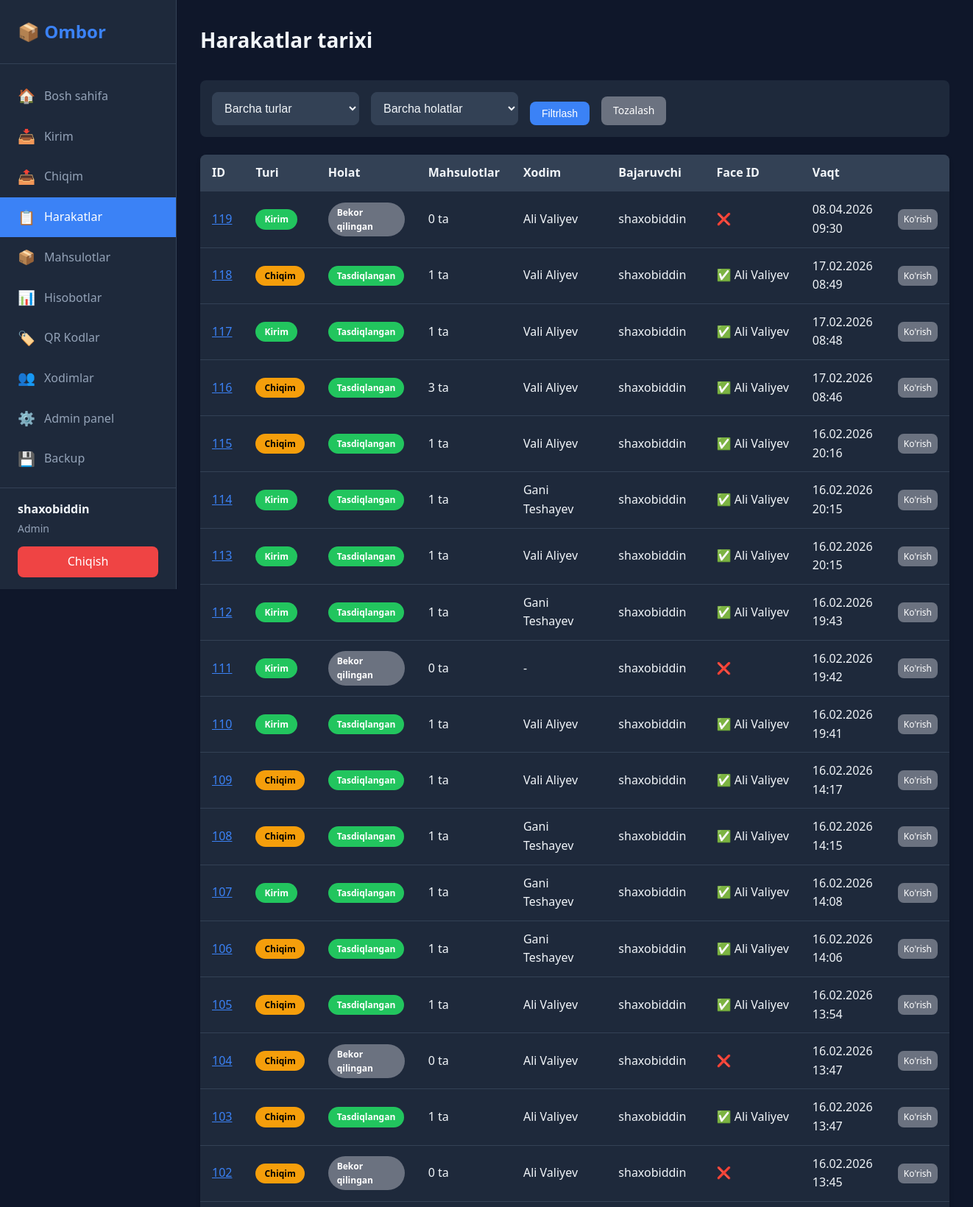
The page /movements/ (signed in, upper part) on the database its author committed.
### accounts/models.py (models this page shows, shortened)
class User(AbstractUser):
    ROLE_CHOICES = [
        ('admin', 'Admin'),
        ('operator', 'Operator'),
        ('viewer', 'Viewer'),
    ]
    role = models.CharField(
        max_length=20,
        choices=ROLE_CHOICES,
        default='viewer',
        verbose_name="Rol"
    )
    class Meta:
        verbose_name = "Foydalanuvchi"
        verbose_name_plural = "Foydalanuvchilar"
    @property
    def is_admin_role(self):
        return self.role == 'admin'
    @property
    def is_operator_role(self):
        return self.role in ['admin', 'operator']

### inventory/models.py (models this page shows, shortened)
class Movement(models.Model):
    MOVEMENT_TYPES = [
        ('IN', 'Kirim'),
        ('OUT', 'Chiqim'),
    ]
    STATUS_CHOICES = [
        ('PENDING', 'Kutilmoqda'),
        ('VERIFIED', 'Tasdiqlangan'),
        ('CANCELLED', 'Bekor qilingan'),
    ]
    movement_type = models.CharField(
        max_length=10,
        choices=MOVEMENT_TYPES,
        db_index=True,
        verbose_name="Turi"
    )
    status = models.CharField(
        max_length=10,
        choices=STATUS_CHOICES,
        default='PENDING',
        db_index=True,
        verbose_name="Holat"
    )
    performed_by = models.ForeignKey(
        settings.AUTH_USER_MODEL,
        on_delete=models.PROTECT,
        related_name='movements',
        verbose_name="Bajaruvchi"
    )
    face_employee = models.ForeignKey(
        Employee,
        on_delete=models.PROTECT,
        null=True,
        blank=True,
        related_name='movements',
        verbose_name="Face ID xodim (aktor)"
    )
    target_employee = models.ForeignKey(
        Employee,
        on_delete=models.PROTECT,
        null=True,
        blank=True,
        related_name='delegated_movements',
        verbose_name="Maqsadli xodim"
    )
    face_verified = models.BooleanField(default=False, verbose_name="Face tasdiqlandi")
    face_confidence = models.FloatField(null=True, blank=True, verbose_name="Face ishonch darajasi")
    face_verified_at = models.DateTimeField(null=True, blank=True, verbose_name="Face tasdiqlash vaqti")
    created_at = models.DateTimeField(auto_now_add=True, db_index=True)
    updated_at = models.DateTimeField(auto_now=True)
    note = models.TextField(blank=True, verbose_name="Izoh")
    is_emergency = models.BooleanField(default=False, verbose_name="Ekstrenniy rejim")
    reversed_movement = models.ForeignKey(
        'self',
        null=True,
        blank=True,
        on_delete=models.SET_NULL,
        related_name='reversals',
        verbose_name="Bekor qilingan movement"
    )
    class Meta:
        verbose_name = "Harakat"
        verbose_name_plural = "Harakatlar"
        ordering = ['-created_at']
        indexes = [
            models.Index(fields=['performed_by']),
            models.Index(fields=['face_employee']),
            models.Index(fields=['movement_type']),
            models.Index(fields=['status']),
        ]
    @property
    def total_items(self):
        return self.items.count()

class Employee(models.Model):
    name = models.CharField(max_length=100, verbose_name="Ism")
    employee_id = models.CharField(max_length=50, unique=True, verbose_name="Xodim ID")
    photo = models.ImageField(upload_to='employees/', blank=True, null=True, verbose_name="Rasm")
    face_label = models.IntegerField(unique=True, verbose_name="Face Label (LBPH)")
    is_active = models.BooleanField(default=True, verbose_name="Faol")
    is_commander = models.BooleanField(default=False, verbose_name="Komandir (Rahbar)")
    assigned_categories = models.ManyToManyField(
        'Category',
        blank=True,
        related_name='assigned_employees',
        verbose_name="Biriktirilgan toifalar"
    )
    supervisor = models.ForeignKey(
        'self',
        on_delete=models.SET_NULL,
        null=True,
        blank=True,
        related_name='subordinates',
        verbose_name="Rahbar (Komandir)"
    )
    created_at = models.DateTimeField(auto_now_add=True)
    updated_at = models.DateTimeField(auto_now=True)
    class Meta:
        verbose_name = "Xodim"
        verbose_name_plural = "Xodimlar"
        ordering = ['name']

### inventory/views.py (the view)
# urls.py: path('movements/', views.movement_list, name='movement_list'),
@login_required
def movement_list(request):
    movement_type = request.GET.get('type', '')
    status = request.GET.get('status', '')
    movements = Movement.objects.select_related(
        'performed_by', 'face_employee'
    ).prefetch_related('items__product')
    if movement_type:
        movements = movements.filter(movement_type=movement_type)
    if status:
        movements = movements.filter(status=status)
    movements = movements.order_by('-created_at')
    paginator = Paginator(movements, settings.DEFAULT_PAGE_SIZE)
    page = request.GET.get('page', 1)
    movements_page = paginator.get_page(page)
    context = {
        'movements': movements_page,
        'selected_type': movement_type,
        'selected_status': status,
    }
    return render(request, 'inventory/movement_list.html', context)

### templates/inventory/movement_list.html (shortened to what this page needs)
{% extends 'base.html' %}
{% block content %}
<div class="page-header">
    <h1>Harakatlar tarixi</h1>
</div>
<div class="filters">
    <form method="get" class="filter-form">
        <div class="form-group">
            <select name="type" class="select-input">
                <option value="">Barcha turlar</option>
            </select>
        </div>
        <div class="form-group">
            <select name="status" class="select-input">
                <option value="">Barcha holatlar</option>
            </select>
        </div>
        <button type="submit" class="btn btn-primary">Filtrlash</button>
        <a href="{% url 'movement_list' %}" class="btn btn-secondary">Tozalash</a>
    </form>
</div>
<div class="table-container">
    <table class="table">
        <thead>
            <tr>
                <th>ID</th>
                <th>Turi</th>
                <th>Holat</th>
                <th>Mahsulotlar</th>
                <th>Xodim</th>
                <th>Bajaruvchi</th>
                <th>Face ID</th>
                <th>Vaqt</th>
                <th></th>
            </tr>
        </thead>
        <tbody>
            {% for movement in movements %}
            <tr>
                <td><a href="{% url 'movement_detail' movement.id %}">{{ movement.id }}</a></td>
                <td>
                    <span
                        class="badge {% if movement.movement_type == 'IN' %}badge-success{% else %}badge-warning{% endif %}">
                        {{ movement.get_movement_type_display }}
                    </span>
                </td>
                <td>
                    <span class="badge badge-{{ movement.status|lower }}">
                        {{ movement.get_status_display }}
                    </span>
                </td>
                <td>{{ movement.total_items }} ta</td>
                <td>{{ movement.target_employee.name|default:"-" }}</td>
                <td>{{ movement.performed_by.username }}</td>
                <td>
                    {% if movement.face_verified %}
                    ✅ {{ movement.face_employee.name|default:"-" }}
                    {% else %}
                    ❌
                    {% endif %}
                </td>
                <td>{{ movement.created_at|date:"d.m.Y H:i" }}</td>
                <td>
                    <a href="{% url 'movement_detail' movement.id %}" class="btn btn-sm btn-secondary">
                        Ko'rish
                    </a>
                </td>
            </tr>
            {% empty %}
            <tr>
                <td colspan="9" class="text-center">Harakat topilmadi</td>
            </tr>
            {% endfor %}
        </tbody>
    </table>
</div>
{% endblock %}

### templates/base.html (shortened to what this page needs)
<!DOCTYPE html>
<html lang="uz">
<head>
    <link rel="stylesheet" href="/static/css/main.css">
</head>
<body>
    {% if user.is_authenticated %}
    <div class="layout">
        <aside class="sidebar">
            <div class="sidebar-header">
                <h1 class="logo">📦 Ombor</h1>
            </div>
            <nav class="sidebar-nav">
                <a href="{% url 'dashboard' %}"
                    class="nav-item {% if request.resolver_match.url_name == 'dashboard' %}active{% endif %}">
                    <span class="icon">🏠</span> Bosh sahifa
                </a>
                {% if user.is_operator_role %}
                <a href="{% url 'movement_in' %}"
                    class="nav-item {% if request.resolver_match.url_name == 'movement_in' %}active{% endif %}">
                    <span class="icon">📥</span> Kirim
                </a>
                <a href="{% url 'movement_out' %}"
                    class="nav-item {% if request.resolver_match.url_name == 'movement_out' %}active{% endif %}">
                    <span class="icon">📤</span> Chiqim
                </a>
                {% endif %}
                <a href="{% url 'movement_list' %}"
                    class="nav-item {% if request.resolver_match.url_name == 'movement_list' %}active{% endif %}">
                    <span class="icon">📋</span> Harakatlar
                </a>
                <a href="{% url 'product_list' %}"
                    class="nav-item {% if request.resolver_match.url_name == 'product_list' %}active{% endif %}">
                    <span class="icon">📦</span> Mahsulotlar
                </a>
                <a href="{% url 'report_dashboard' %}"
                    class="nav-item {% if 'report' in request.resolver_match.url_name %}active{% endif %}">
                    <span class="icon">📊</span> Hisobotlar
                </a>
                <a href="{% url 'qr_code_dashboard' %}"
                    class="nav-item {% if 'qr' in request.resolver_match.url_name %}active{% endif %}">
                    <span class="icon">🏷️</span> QR Kodlar
                </a>
                {% if user.is_admin_role or user.is_staff or user.is_superuser %}
                <a href="{% url 'employee_list' %}"
                    class="nav-item {% if request.resolver_match.url_name == 'employee_list' %}active{% endif %}">
                    <span class="icon">👥</span> Xodimlar
                </a>
                <a href="{% url 'admin:index' %}" class="nav-item">
                    <span class="icon">⚙️</span> Admin panel
                </a>
                <a href="{% url 'backup_download' %}" class="nav-item">
                    <span class="icon">💾</span> Backup
                </a>
                {% endif %}
            </nav>
            <div class="sidebar-footer">
                <div class="user-info">
                    <span class="user-name">{{ user.username }}</span>
                    <span class="user-role">{{ user.get_role_display }}</span>
                </div>
                <a href="{% url 'logout' %}" class="logout-btn">Chiqish</a>
            </div>
        </aside>
        <main class="main-content">
            {% block content %}{% endblock %}
        </main>
    </div>
    {% else %}
    <div class="auth-container">
        {% block auth_content %}{% endblock %}
    </div>
    {% endif %}
</body>
</html>

### static/css/main.css (style rules this page uses)
:root { --primary: #3b82f6; --primary-dark: #2563eb; --success: #22c55e; --warning: #f59e0b; --danger: #ef4444; --info: #06b6d4; --secondary: #6b7280; --bg: #0f172a; --bg-card: #1e293b; --bg-input: #334155; --text: #f1f5f9; --text-muted: #94a3b8; --border: #334155; --sidebar-width: 240px; --radius: 8px; --shadow: 0 4px 6px -1px rgba(0, 0, 0, 0.3); }
* { box-sizing: border-box; margin: 0; padding: 0; }
body { font-family: 'Segoe UI', Tahoma, Geneva, Verdana, sans-serif; background: var(--bg); color: var(--text); line-height: 1.6; }
.layout { display: flex; min-height: 100vh; }
.sidebar { width: var(--sidebar-width); background: var(--bg-card); border-right: 1px solid var(--border); display: flex; flex-direction: column; position: fixed; height: 100vh; }
.sidebar-header { padding: 1.5rem; border-bottom: 1px solid var(--border); }
.logo { font-size: 1.5rem; font-weight: 700; color: var(--primary); }
.sidebar-nav { flex: 1; padding: 1rem 0; overflow-y: auto; }
.nav-item { display: flex; align-items: center; gap: 0.75rem; padding: 0.75rem 1.5rem; color: var(--text-muted); text-decoration: none; transition: all 0.2s; }
.nav-item.active { background: var(--primary); color: white; }
.nav-item .icon { font-size: 1.2rem; }
.sidebar-footer { padding: 1rem 1.5rem; border-top: 1px solid var(--border); }
.user-info { margin-bottom: 0.75rem; }
.user-name { display: block; font-weight: 600; }
.user-role { font-size: 0.875rem; color: var(--text-muted); }
.logout-btn { display: block; width: 100%; padding: 0.5rem; background: var(--danger); color: white; border: none; border-radius: var(--radius); text-decoration: none; text-align: center; cursor: pointer; }
.main-content { flex: 1; margin-left: var(--sidebar-width); padding: 2rem; }
.page-header { display: flex; justify-content: space-between; align-items: center; margin-bottom: 2rem; }
.page-header h1 { font-size: 1.75rem; }
.table-container { background: var(--bg-card); border-radius: var(--radius); overflow: hidden; box-shadow: var(--shadow); }
.table { width: 100%; border-collapse: collapse; }
.table th, .table td { padding: 0.75rem 1rem; text-align: left; border-bottom: 1px solid var(--border); }
.table th { background: var(--bg-input); font-weight: 600; }
.badge { display: inline-block; padding: 0.25rem 0.75rem; border-radius: 50px; font-size: 0.75rem; font-weight: 600; }
.badge-success { background: var(--success); color: white; }
.badge-warning { background: var(--warning); color: black; }
.badge-verified { background: var(--success); color: white; }
.badge-cancelled { background: var(--secondary); color: white; }
.btn { display: inline-flex; align-items: center; gap: 0.5rem; padding: 0.5rem 1rem; border-radius: var(--radius); border: none; font-size: 0.875rem; font-weight: 500; cursor: pointer; text-decoration: none; transition: all 0.2s; }
.btn-primary { background: var(--primary); color: white; }
.btn-secondary { background: var(--secondary); color: white; }
.btn-sm { padding: 0.25rem 0.5rem; font-size: 0.75rem; }
.form-group { margin-bottom: 1rem; }
input[type="text"], input[type="password"], input[type="email"], input[type="number"], select, textarea { width: 100%; padding: 0.75rem; background: var(--bg-input); border: 1px solid var(--border); border-radius: var(--radius); color: var(--text); font-size: 1rem; }
.filters { background: var(--bg-card); padding: 1rem; border-radius: var(--radius); margin-bottom: 1.5rem; }
.filter-form { display: flex; gap: 1rem; align-items: flex-end; flex-wrap: wrap; }
.filter-form .form-group { margin-bottom: 0; min-width: 200px; }
.search-input, .select-input { min-width: 200px; }
a { color: var(--primary); }

### rows shown on the page
User: username "shaxobiddin", role "Admin"
Movement: id "119", movement_type "Kirim", status "Bekor qilingan", total_items "0", target_employee.name "Ali Valiyev", performed_by.username "shaxobiddin", created_at "08.04.2026 09:30"
Movement: id "118", movement_type "Chiqim", status "Tasdiqlangan", total_items "1", target_employee.name "Vali Aliyev", performed_by.username "shaxobiddin", face_employee.name "Ali Valiyev", created_at "17.02.2026 08:49"
Movement: id "117", movement_type "Kirim", status "Tasdiqlangan", total_items "1", target_employee.name "Vali Aliyev", performed_by.username "shaxobiddin", face_employee.name "Ali Valiyev", created_at "17.02.2026 08:48"
Movement: id "116", movement_type "Chiqim", status "Tasdiqlangan", total_items "3", target_employee.name "Vali Aliyev", performed_by.username "shaxobiddin", face_employee.name "Ali Valiyev", created_at "17.02.2026 08:46"
Movement: id "115", movement_type "Chiqim", status "Tasdiqlangan", total_items "1", target_employee.name "Vali Aliyev", performed_by.username "shaxobiddin", face_employee.name "Ali Valiyev", created_at "16.02.2026 20:16"
Movement: id "114", movement_type "Kirim", status "Tasdiqlangan", total_items "1", target_employee.name "Gani Teshayev", performed_by.username "shaxobiddin", face_employee.name "Ali Valiyev", created_at "16.02.2026 20:15"
Movement: id "113", movement_type "Kirim", status "Tasdiqlangan", total_items "1", target_employee.name "Vali Aliyev", performed_by.username "shaxobiddin", face_employee.name "Ali Valiyev", created_at "16.02.2026 20:15"
Movement: id "112", movement_type "Kirim", status "Tasdiqlangan", total_items "1", target_employee.name "Gani Teshayev", performed_by.username "shaxobiddin", face_employee.name "Ali Valiyev", created_at "16.02.2026 19:43"
Movement: id "111", movement_type "Kirim", status "Bekor qilingan", total_items "0", target_employee.name "-", performed_by.username "shaxobiddin", created_at "16.02.2026 19:42"
Movement: id "110", movement_type "Kirim", status "Tasdiqlangan", total_items "1", target_employee.name "Vali Aliyev", performed_by.username "shaxobiddin", face_employee.name "Ali Valiyev", created_at "16.02.2026 19:41"
Movement: id "109", movement_type "Chiqim", status "Tasdiqlangan", total_items "1", target_employee.name "Vali Aliyev", performed_by.username "shaxobiddin", face_employee.name "Ali Valiyev", created_at "16.02.2026 14:17"
Movement: id "108", movement_type "Chiqim", status "Tasdiqlangan", total_items "1", target_employee.name "Gani Teshayev", performed_by.username "shaxobiddin", face_employee.name "Ali Valiyev", created_at "16.02.2026 14:15"
Movement: id "107", movement_type "Kirim", status "Tasdiqlangan", total_items "1", target_employee.name "Gani Teshayev", performed_by.username "shaxobiddin", face_employee.name "Ali Valiyev", created_at "16.02.2026 14:08"
Movement: id "106", movement_type "Chiqim", status "Tasdiqlangan", total_items "1", target_employee.name "Gani Teshayev", performed_by.username "shaxobiddin", face_employee.name "Ali Valiyev", created_at "16.02.2026 14:06"
Movement: id "105", movement_type "Chiqim", status "Tasdiqlangan", total_items "1", target_employee.name "Ali Valiyev", performed_by.username "shaxobiddin", face_employee.name "Ali Valiyev", created_at "16.02.2026 13:54"
Movement: id "104", movement_type "Chiqim", status "Bekor qilingan", total_items "0", target_employee.name "Ali Valiyev", performed_by.username "shaxobiddin", created_at "16.02.2026 13:47"
Movement: id "103", movement_type "Chiqim", status "Tasdiqlangan", total_items "1", target_employee.name "Ali Valiyev", performed_by.username "shaxobiddin", face_employee.name "Ali Valiyev", created_at "16.02.2026 13:47"
Movement: id "102", movement_type "Chiqim", status "Bekor qilingan", total_items "0", target_employee.name "Ali Valiyev", performed_by.username "shaxobiddin", created_at "16.02.2026 13:45"
